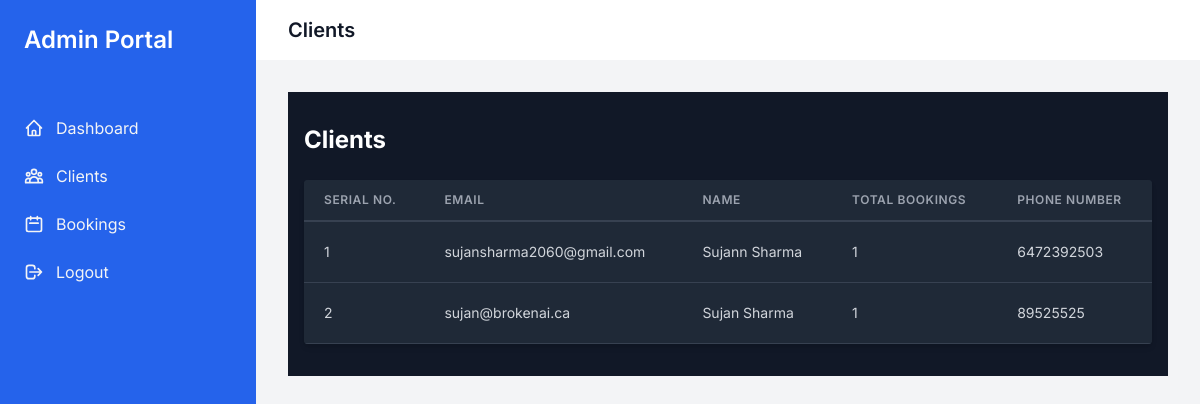
Before: /admin-portal/clients/ (signed in) with the older database file.
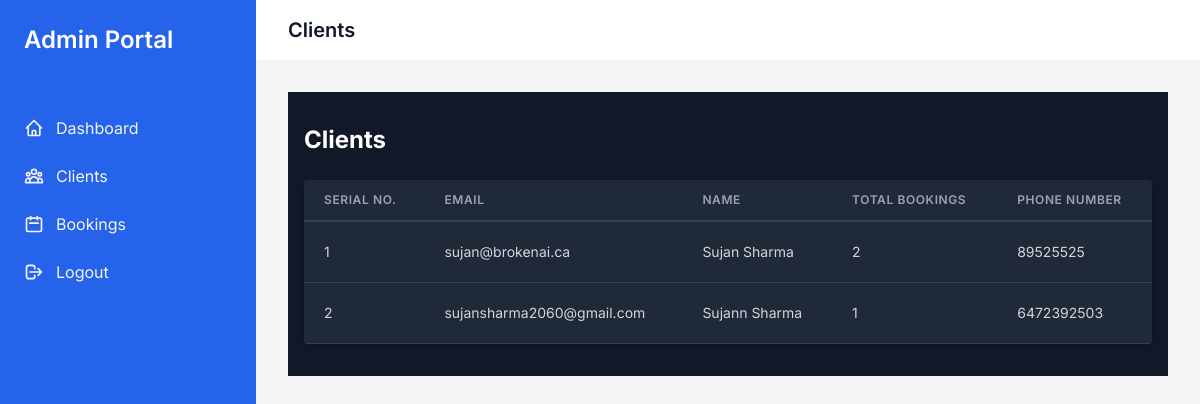
After: the same page with the newer database file.
### accounts/models.py (models this page shows, shortened)
class CustomUser(AbstractUser):
    email = models.EmailField(_('email address'), unique=True)
    contact_number = models.CharField(max_length=15)
    address = models.TextField(blank=True)
    username = models.CharField(max_length=150, unique=True, blank=True)
    USERNAME_FIELD = 'email'
    REQUIRED_FIELDS = ['first_name', 'last_name', 'contact_number']
    objects = CustomUserManager()

### admin_portal/views.py (the view)
# urls.py: path('clients/', views.client_list, name='admin_client_list'),
@staff_member_required
def client_list(request):
    clients = CustomUser.objects.annotate(booking_count=Count('bbq_bookings')).order_by('-booking_count', 'date_joined')
    return render(request, 'clients.html', {'clients': clients})

### admin_portal/templates/clients.html (shortened to what this page needs)
{% extends "admin_base.html" %}
{% block admin_content %}
<div class="container mx-auto px-4 py-8 bg-gray-900 text-gray-300">
    <h1 class="text-2xl font-bold mb-6 text-white">
        {% block header_title %}Clients{%endblock %}
    </h1>
    <div class="overflow-x-auto bg-gray-800 shadow-md rounded">
        <table class="min-w-full leading-normal">
            <thead>
                <tr>
                    <th
                        class="px-5 py-3 border-b-2 border-gray-700 bg-gray-800 text-left text-xs font-semibold text-gray-400 uppercase tracking-wider">
                        Serial No.
                    </th>
                    <th
                        class="px-5 py-3 border-b-2 border-gray-700 bg-gray-800 text-left text-xs font-semibold text-gray-400 uppercase tracking-wider">
                        Email
                    </th>
                    <th
                        class="px-5 py-3 border-b-2 border-gray-700 bg-gray-800 text-left text-xs font-semibold text-gray-400 uppercase tracking-wider">
                        Name
                    </th>
                    <th
                        class="px-5 py-3 border-b-2 border-gray-700 bg-gray-800 text-left text-xs font-semibold text-gray-400 uppercase tracking-wider">
                        Total Bookings
                    </th>
                    <th
                        class="px-5 py-3 border-b-2 border-gray-700 bg-gray-800 text-left text-xs font-semibold text-gray-400 uppercase tracking-wider">
                        Phone Number
                    </th>
                </tr>
            </thead>
            <tbody>
                {% for client in clients %}
                <tr class="hover:bg-gray-700 transition-colors duration-200">
                    <td class="px-5 py-5 border-b border-gray-700 bg-gray-800 text-sm">
                        {{ forloop.counter }}
                    </td>
                    <td class="px-5 py-5 border-b border-gray-700 bg-gray-800 text-sm">
                        {{ client.email }}
                    </td>
                    <td class="px-5 py-5 border-b border-gray-700 bg-gray-800 text-sm">
                        {{ client.first_name }} {{ client.last_name }}
                    </td>
                    <td class="px-5 py-5 border-b border-gray-700 bg-gray-800 text-sm">
                        {{client.booking_count}}
                    </td>
                    <td class="px-5 py-5 border-b border-gray-700 bg-gray-800 text-sm">
                        {{ client.contact_number }}
                    </td>
                </tr>
                {% empty %}
                <tr>
                    <td colspan="5" class="px-5 py-5 border-b border-gray-700 bg-gray-800 text-sm text-center">
                        No clients found.
                    </td>
                </tr>
                {% endfor %}
            </tbody>
        </table>
    </div>
</div>
{% endblock %}

Changed rows visible on the page:
changed CustomUser "sujan@brokenai.ca": booking_count "1" → "2"; moves up the list
